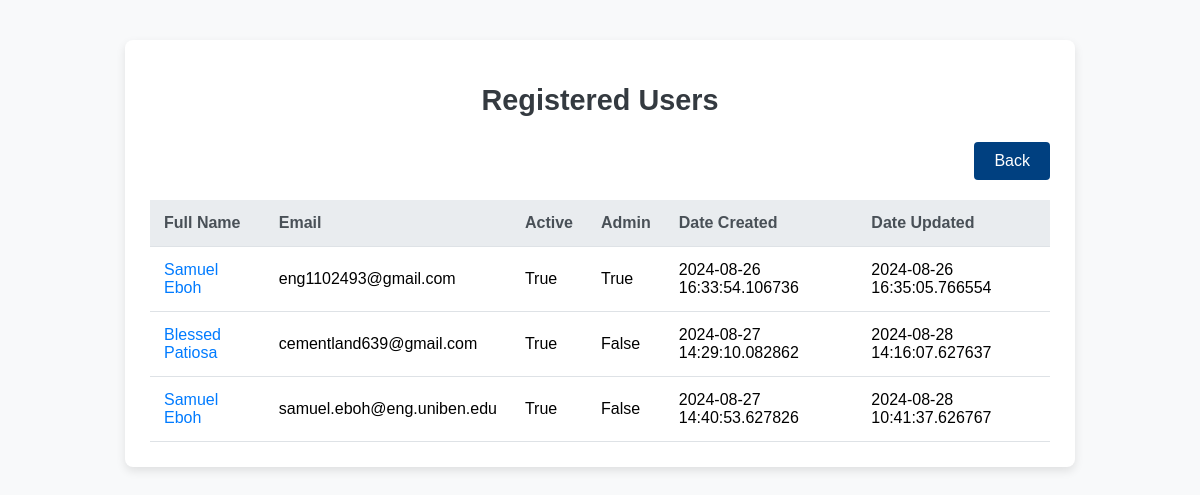
/user/user_list (signed in), run on the app's committed database.
### shop_app/models.py (models this page shows)
class User(Base):
    __tablename__ = "users"
    id = Column(Integer, primary_key=True)
    email = Column(String(255), unique=True, index=True)
    hashed_password = Column(String)
    fullname = Column(String)
    is_active = Column(Boolean, default=False)
    is_admin = Column(Boolean)
    created_at = Column(DateTime(timezone=True), default=lambda: datetime.now(timezone.utc))
    updated_at = Column(
        DateTime(timezone=True),
        default=lambda: datetime.now(timezone.utc),
        onupdate=lambda: datetime.now(timezone.utc)
    )
    orders = relationship("Order", back_populates="user")

### shop_app/routers/user_data_update.py (the view)
@router.get("/user/user_list", response_class=HTMLResponse)
async def user_list(
        request: Request,
        db: Session = Depends(get_db)
):
    users = crud_user.get_users(db)
    return templates.TemplateResponse("user_list.html", {"request": request, "users": users})

### shop_app/templates/user_list.html (shortened to what this page needs)
<!DOCTYPE html>
<html lang="en">
<head>
</head>
<body>
    <div class="container">
        <h1>Registered Users</h1>
        <button onclick="window.location.href='/welcome/'">Back</button>
        <table>
            <thead>
                <tr>
                    <th>Full Name</th>
                    <th>Email</th>
                    <th>Active</th>
                    <th>Admin</th>
                    <th>Date Created</th>
                    <th>Date Updated</th>
                </tr>
            </thead>
            <tbody>
                {% for user in users %}
                <tr>
                    <td><a href="/user/update/{{ user.id }}">{{ user.fullname }}</a></td>
                    <td>{{ user.email }}</td>
                    <td>{{ user.is_active }}</td>
                    <td>{{ user.is_admin }}</td>
                    <td>{{ user.created_at }}</td>
                    <td>{{ user.updated_at }}</td>
                </tr>
                {% endfor %}
            </tbody>
        </table>
    </div>
</body>
</html>

### shop_app/templates/user_list.html (style rules this page uses)
body { font-family: Arial, sans-serif; margin: 0; padding: 0; background-color: #f8f9fa; }
.container { max-width: 900px; margin: 40px auto; padding: 25px; background-color: #ffffff; border-radius: 8px; box-shadow: 0 4px 10px rgba(0, 0, 0, 0.1); }
h1 { color: #343a40; font-size: 1.8rem; margin-bottom: 25px; text-align: center; }
button { background-color: #004080; color: #ffffff; border: none; padding: 10px 20px; font-size: 1rem; border-radius: 4px; cursor: pointer; display: inline-block; margin-bottom: 20px; text-decoration: none; transition: background-color 0.3s ease; float: right; }
table { width: 100%; border-collapse: collapse; margin-top: 20px; }
th, td { padding: 14px; text-align: left; border-bottom: 1px solid #dee2e6; font-size: 1rem; }
th { background-color: #e9ecef; color: #495057; font-weight: 600; }
td a { color: #007bff; text-decoration: none; font-weight: 500; }

### data on the page
User: fullname "Samuel Eboh", email "eng1102493@gmail.com", is_active "True", is_admin "True", created_at "2024-08-26 16:33:54.106736", updated_at "2024-08-26 16:35:05.766554"
User: fullname "Blessed Patiosa", email "cementland639@gmail.com", is_active "True", is_admin "False", created_at "2024-08-27 14:29:10.082862", updated_at "2024-08-28 14:16:07.627637"
User: fullname "Samuel Eboh", email "samuel.eboh@eng.uniben.edu", is_active "True", is_admin "False", created_at "2024-08-27 14:40:53.627826", updated_at "2024-08-28 10:41:37.626767"
